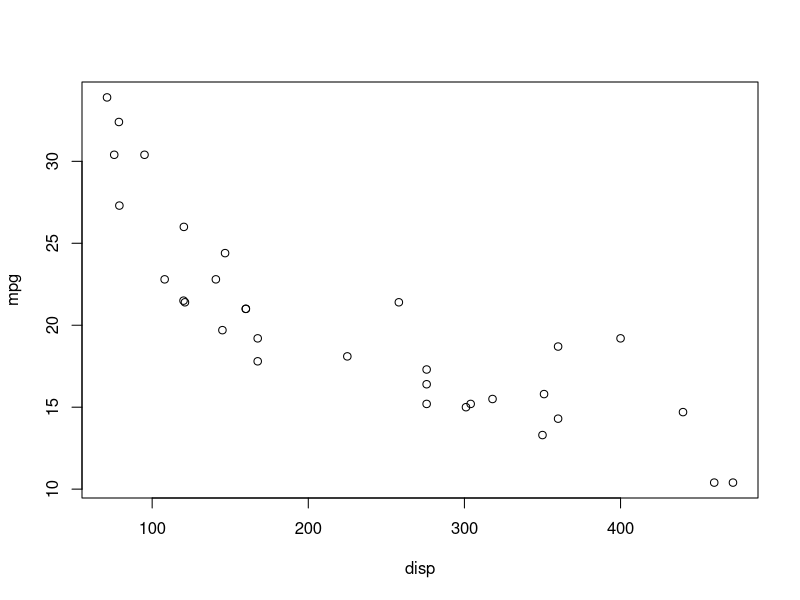
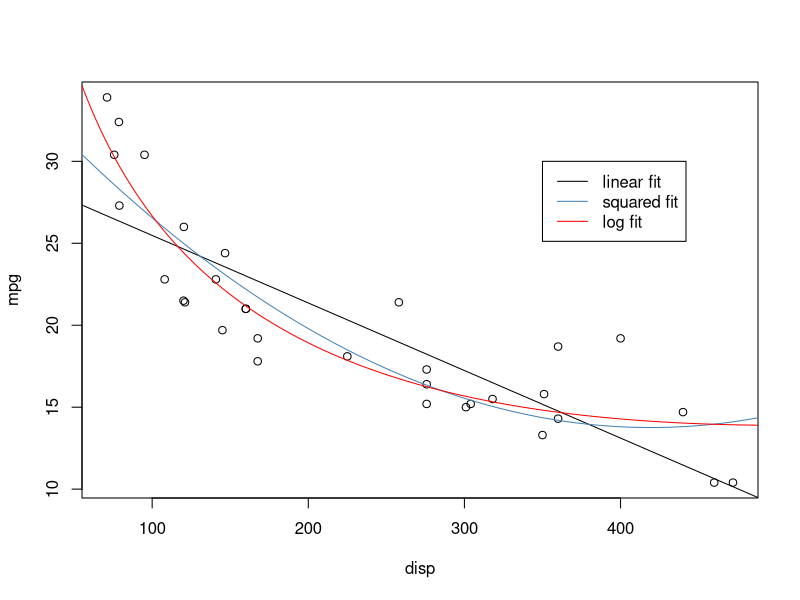

R code for these plots, in order:
## ---- chunk 1

with(mtcars, plot(mpg ~ disp))
## ---- chunk 2
library(dplyr)
##some functions
to_power_of <- function(x, power) x^power
squared <- function(x) to_power_of(x, 2)
mtcars <- mtcars %>% mutate_all(funs(log, squared))
fit1 <- lm(mpg ~ disp, data = mtcars)
fit2 <- lm(mpg ~ disp + disp_squared, data = mtcars)
fit3 <- lm(mpg ~ disp + disp_log, data = mtcars)
## ---- chunk 3
with(mtcars, plot(mpg ~ disp))
nd <- data.frame(disp = 50:500, disp_squared = (50:500)^2, disp_log = log(50:500))
abline(fit1)
lines(x = 50:500, y = predict(fit2, newdata = nd), type  = "l", col = "steelblue")
lines(x = 50:500, y = predict(fit3, newdata = nd), type  = "l", col = "red")
legend(350,30,legend = c("linear fit", "squared fit", "log fit"), 
       col = c("black", "steelblue", "red"), lty = 1)
